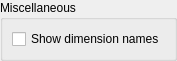
<?xml version="1.0" encoding="UTF-8"?>
<ui version="4.0">
 <class>MiscellaneousSettingsWidget</class>
 <widget class="QWidget" name="MiscellaneousSettingsWidget">
  <property name="geometry">
   <rect>
    <x>0</x>
    <y>0</y>
    <width>158</width>
    <height>51</height>
   </rect>
  </property>
  <property name="sizePolicy">
   <sizepolicy hsizetype="Minimum" vsizetype="Preferred">
    <horstretch>0</horstretch>
    <verstretch>0</verstretch>
   </sizepolicy>
  </property>
  <property name="windowTitle">
   <string>Form</string>
  </property>
  <layout class="QVBoxLayout" name="verticalLayout">
   <property name="leftMargin">
    <number>0</number>
   </property>
   <property name="topMargin">
    <number>0</number>
   </property>
   <property name="rightMargin">
    <number>0</number>
   </property>
   <property name="bottomMargin">
    <number>0</number>
   </property>
   <item>
    <widget class="QGroupBox" name="groupBox">
     <property name="title">
      <string>Miscellaneous</string>
     </property>
     <layout class="QHBoxLayout" name="horizontalLayout">
      <item>
       <widget class="QCheckBox" name="showDimensionNamesCheckBox">
        <property name="text">
         <string>Show dimension names</string>
        </property>
       </widget>
      </item>
     </layout>
    </widget>
   </item>
  </layout>
 </widget>
 <resources/>
 <connections/>
</ui>
